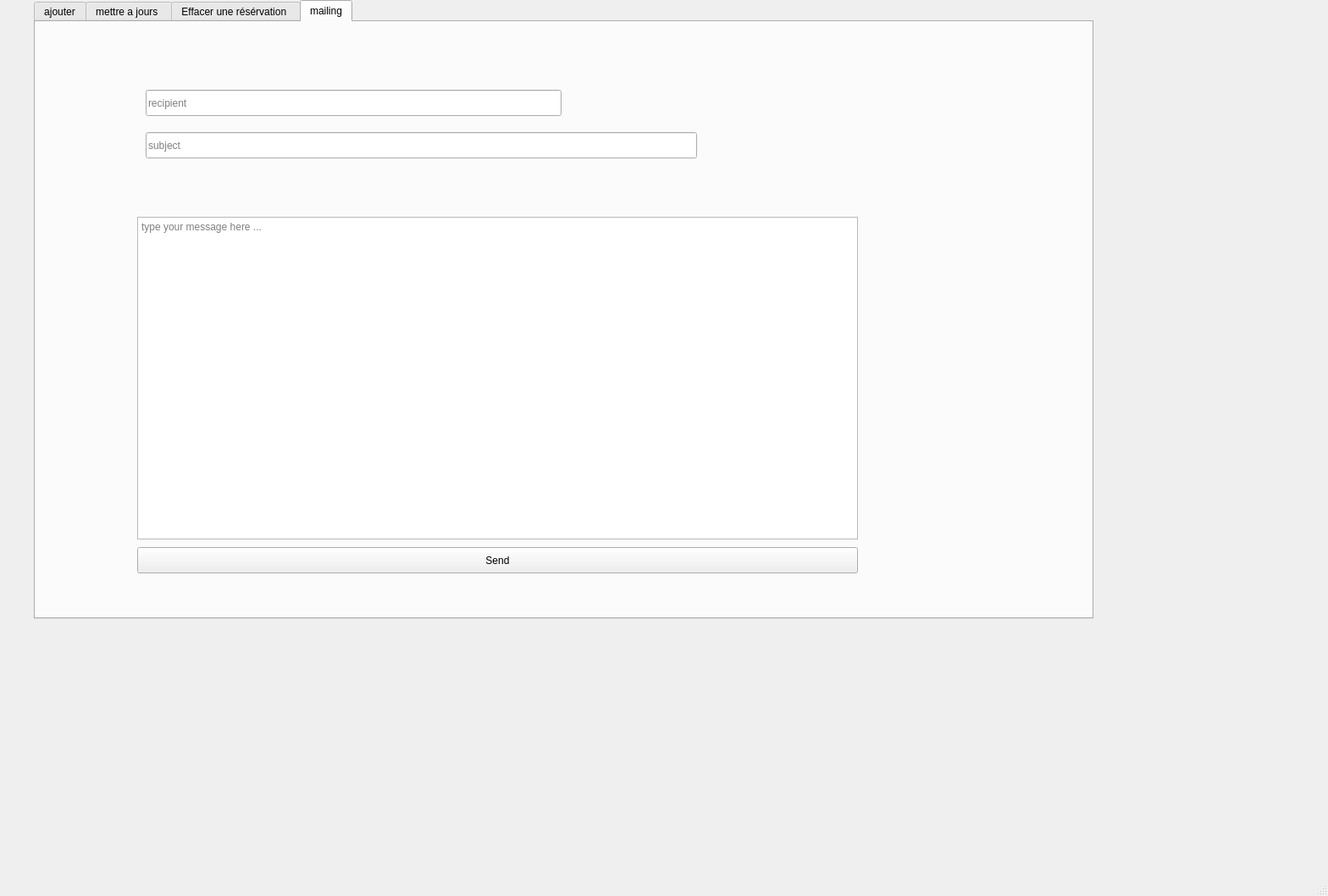
<?xml version="1.0" encoding="UTF-8"?>
<ui version="4.0">
 <class>MainWindow</class>
 <widget class="QMainWindow" name="MainWindow">
  <property name="geometry">
   <rect>
    <x>0</x>
    <y>0</y>
    <width>1568</width>
    <height>1058</height>
   </rect>
  </property>
  <property name="windowTitle">
   <string>MainWindow</string>
  </property>
  <property name="styleSheet">
   <string notr="true">QPushButton {
/*background-color: red;*/
border-style: outset;
border-width: 2px;
border-radius: 10px;
border-color: black;
font: bold 14px;
min-width: 10em;
padding: 6px;
}
QPushButton:pressed {
background-color: rgb(0, 0, 0);
border-style: inset;
}

QGroupBox {
border: 1px solid gray;
border-color: #FF17365D;
margin-top: 27px;
font-size: 14px;
border-bottom-left-radius: 15px;
border-bottom-right-radius: 15px;
}

QGroupBox::title {
subcontrol-origin: margin;
subcontrol-position: top center;
border-top-left-radius: 15px;
border-top-right-radius: 15px;
padding: 5px 150px;
background-color: rgb(0, 0, 0);
color: rgb(255, 255, 255);
}
QLabel
{
border: 2px solid black;
border-radius: 4px;
padding: 2px;
background-image: rgb(255,255,255)
}
QLineEdit {
border: 2px solid gray;
border-radius: 10px;
padding: 0 8px;
/*background: yellow;*/
selection-background-color: darkgray;
}
/*QTableView QTableCornerButton::section {
background: ;
border: 2px outset red;
}*/
QTabWidget::pane { /* The tab widget frame */
border-top: 2px solid #C2C7CB;
position: absolute;
top: -0.5em;
}

QTabWidget::tab-bar {
alignment: center;
}
background-color: rgb(210, 210, 210);
</string>
  </property>
  <widget class="QWidget" name="centralwidget">
   <widget class="QTabWidget" name="tabWidget">
    <property name="geometry">
     <rect>
      <x>40</x>
      <y>0</y>
      <width>1251</width>
      <height>731</height>
     </rect>
    </property>
    <property name="currentIndex">
     <number>3</number>
    </property>
    <widget class="QWidget" name="tab">
     <attribute name="title">
      <string>ajouter</string>
     </attribute>
     <widget class="QGroupBox" name="groupBox">
      <property name="geometry">
       <rect>
        <x>40</x>
        <y>40</y>
        <width>1061</width>
        <height>611</height>
       </rect>
      </property>
      <property name="title">
       <string>Donnner vos informations </string>
      </property>
      <widget class="QLabel" name="label">
       <property name="geometry">
        <rect>
         <x>270</x>
         <y>110</y>
         <width>151</width>
         <height>31</height>
        </rect>
       </property>
       <property name="text">
        <string>Nom         : </string>
       </property>
      </widget>
      <widget class="QLabel" name="label_2">
       <property name="geometry">
        <rect>
         <x>270</x>
         <y>160</y>
         <width>151</width>
         <height>31</height>
        </rect>
       </property>
       <property name="text">
        <string>Prénom     :</string>
       </property>
      </widget>
      <widget class="QLineEdit" name="le_nomres">
       <property name="geometry">
        <rect>
         <x>510</x>
         <y>110</y>
         <width>201</width>
         <height>31</height>
        </rect>
       </property>
      </widget>
      <widget class="QLineEdit" name="le_prenomres">
       <property name="geometry">
        <rect>
         <x>510</x>
         <y>160</y>
         <width>201</width>
         <height>31</height>
        </rect>
       </property>
      </widget>
      <widget class="QLineEdit" name="le_numres">
       <property name="geometry">
        <rect>
         <x>510</x>
         <y>211</y>
         <width>201</width>
         <height>31</height>
        </rect>
       </property>
      </widget>
      <widget class="QLabel" name="label_3">
       <property name="geometry">
        <rect>
         <x>270</x>
         <y>210</y>
         <width>151</width>
         <height>31</height>
        </rect>
       </property>
       <property name="text">
        <string>Numero de téléphone :</string>
       </property>
      </widget>
      <widget class="QLabel" name="label_4">
       <property name="geometry">
        <rect>
         <x>270</x>
         <y>260</y>
         <width>151</width>
         <height>31</height>
        </rect>
       </property>
       <property name="text">
        <string>ID de résérvation       :</string>
       </property>
      </widget>
      <widget class="QLineEdit" name="le_idres">
       <property name="geometry">
        <rect>
         <x>510</x>
         <y>260</y>
         <width>201</width>
         <height>31</height>
        </rect>
       </property>
      </widget>
      <widget class="QLineEdit" name="le_prixres">
       <property name="geometry">
        <rect>
         <x>510</x>
         <y>301</y>
         <width>201</width>
         <height>31</height>
        </rect>
       </property>
      </widget>
      <widget class="QLabel" name="label_5">
       <property name="geometry">
        <rect>
         <x>270</x>
         <y>310</y>
         <width>151</width>
         <height>31</height>
        </rect>
       </property>
       <property name="text">
        <string>Prix                          : </string>
       </property>
      </widget>
      <widget class="QLabel" name="label_6">
       <property name="geometry">
        <rect>
         <x>270</x>
         <y>360</y>
         <width>151</width>
         <height>31</height>
        </rect>
       </property>
       <property name="text">
        <string>Type de Résérvation   :</string>
       </property>
      </widget>
      <widget class="QGroupBox" name="groupBox_2">
       <property name="geometry">
        <rect>
         <x>729</x>
         <y>150</y>
         <width>311</width>
         <height>241</height>
        </rect>
       </property>
       <property name="title">
        <string>QR code </string>
       </property>
       <widget class="QLabel" name="qr_code">
        <property name="geometry">
         <rect>
          <x>70</x>
          <y>50</y>
          <width>191</width>
          <height>171</height>
         </rect>
        </property>
        <property name="text">
         <string/>
        </property>
       </widget>
      </widget>
      <widget class="QLabel" name="label_8">
       <property name="geometry">
        <rect>
         <x>270</x>
         <y>410</y>
         <width>151</width>
         <height>31</height>
        </rect>
       </property>
       <property name="text">
        <string>Date                         :</string>
       </property>
      </widget>
      <widget class="QPushButton" name="pb_ajouterres">
       <property name="geometry">
        <rect>
         <x>850</x>
         <y>550</y>
         <width>186</width>
         <height>41</height>
        </rect>
       </property>
       <property name="text">
        <string>Ajouter </string>
       </property>
      </widget>
      <widget class="QPushButton" name="pb_ignorerres">
       <property name="geometry">
        <rect>
         <x>660</x>
         <y>550</y>
         <width>186</width>
         <height>41</height>
        </rect>
       </property>
       <property name="text">
        <string>Ignorer</string>
       </property>
      </widget>
      <widget class="QLineEdit" name="cb_typeres">
       <property name="geometry">
        <rect>
         <x>510</x>
         <y>360</y>
         <width>201</width>
         <height>31</height>
        </rect>
       </property>
      </widget>
      <widget class="QDateEdit" name="le_dateres">
       <property name="geometry">
        <rect>
         <x>530</x>
         <y>420</y>
         <width>110</width>
         <height>22</height>
        </rect>
       </property>
      </widget>
      <widget class="QPushButton" name="Calendrier">
       <property name="geometry">
        <rect>
         <x>780</x>
         <y>410</y>
         <width>186</width>
         <height>28</height>
        </rect>
       </property>
       <property name="text">
        <string>Calendrier</string>
       </property>
      </widget>
     </widget>
    </widget>
    <widget class="QWidget" name="tab_2">
     <attribute name="title">
      <string>mettre a jours </string>
     </attribute>
     <widget class="QGroupBox" name="groupBox_3">
      <property name="geometry">
       <rect>
        <x>0</x>
        <y>30</y>
        <width>671</width>
        <height>611</height>
       </rect>
      </property>
      <property name="title">
       <string>Les Résérvations </string>
      </property>
      <widget class="QTableView" name="tab_res">
       <property name="geometry">
        <rect>
         <x>10</x>
         <y>50</y>
         <width>651</width>
         <height>501</height>
        </rect>
       </property>
      </widget>
      <widget class="QPushButton" name="pushButton_4">
       <property name="geometry">
        <rect>
         <x>250</x>
         <y>560</y>
         <width>186</width>
         <height>28</height>
        </rect>
       </property>
       <property name="text">
        <string>Version PDF</string>
       </property>
      </widget>
     </widget>
     <widget class="QGroupBox" name="groupBox_4">
      <property name="geometry">
       <rect>
        <x>690</x>
        <y>30</y>
        <width>551</width>
        <height>371</height>
       </rect>
      </property>
      <property name="title">
       <string>Modifier une résérvation </string>
      </property>
      <widget class="QLineEdit" name="le_idmres">
       <property name="geometry">
        <rect>
         <x>270</x>
         <y>170</y>
         <width>221</width>
         <height>31</height>
        </rect>
       </property>
      </widget>
      <widget class="QLabel" name="label_9">
       <property name="geometry">
        <rect>
         <x>20</x>
         <y>170</y>
         <width>171</width>
         <height>31</height>
        </rect>
       </property>
       <property name="text">
        <string>ID de résérvation : </string>
       </property>
      </widget>
      <widget class="QPushButton" name="pushButton_2">
       <property name="geometry">
        <rect>
         <x>270</x>
         <y>330</y>
         <width>221</width>
         <height>31</height>
        </rect>
       </property>
       <property name="text">
        <string>Modifier </string>
       </property>
      </widget>
      <widget class="QLabel" name="label_7">
       <property name="geometry">
        <rect>
         <x>20</x>
         <y>50</y>
         <width>171</width>
         <height>31</height>
        </rect>
       </property>
       <property name="text">
        <string>Nom                    :</string>
       </property>
      </widget>
      <widget class="QLabel" name="label_11">
       <property name="geometry">
        <rect>
         <x>20</x>
         <y>90</y>
         <width>171</width>
         <height>31</height>
        </rect>
       </property>
       <property name="text">
        <string>Prenom               :</string>
       </property>
      </widget>
      <widget class="QLineEdit" name="le_prenommres">
       <property name="geometry">
        <rect>
         <x>270</x>
         <y>90</y>
         <width>221</width>
         <height>31</height>
        </rect>
       </property>
      </widget>
      <widget class="QLineEdit" name="le_nommres">
       <property name="geometry">
        <rect>
         <x>270</x>
         <y>50</y>
         <width>221</width>
         <height>31</height>
        </rect>
       </property>
      </widget>
      <widget class="QLineEdit" name="le_nummres">
       <property name="geometry">
        <rect>
         <x>270</x>
         <y>130</y>
         <width>221</width>
         <height>31</height>
        </rect>
       </property>
      </widget>
      <widget class="QLabel" name="label_12">
       <property name="geometry">
        <rect>
         <x>20</x>
         <y>130</y>
         <width>171</width>
         <height>31</height>
        </rect>
       </property>
       <property name="text">
        <string>Num                   :</string>
       </property>
      </widget>
      <widget class="QLineEdit" name="le_prixmres">
       <property name="geometry">
        <rect>
         <x>270</x>
         <y>210</y>
         <width>221</width>
         <height>31</height>
        </rect>
       </property>
      </widget>
      <widget class="QLabel" name="label_13">
       <property name="geometry">
        <rect>
         <x>20</x>
         <y>210</y>
         <width>171</width>
         <height>31</height>
        </rect>
       </property>
       <property name="text">
        <string>Prix                    :</string>
       </property>
      </widget>
      <widget class="QLineEdit" name="le_typemres">
       <property name="geometry">
        <rect>
         <x>270</x>
         <y>250</y>
         <width>221</width>
         <height>31</height>
        </rect>
       </property>
      </widget>
      <widget class="QLabel" name="label_14">
       <property name="geometry">
        <rect>
         <x>20</x>
         <y>250</y>
         <width>171</width>
         <height>31</height>
        </rect>
       </property>
       <property name="text">
        <string>Type                  :</string>
       </property>
      </widget>
      <widget class="QLabel" name="label_15">
       <property name="geometry">
        <rect>
         <x>20</x>
         <y>290</y>
         <width>171</width>
         <height>31</height>
        </rect>
       </property>
       <property name="text">
        <string>Date                   :</string>
       </property>
      </widget>
      <widget class="QDateEdit" name="le_datemres">
       <property name="geometry">
        <rect>
         <x>280</x>
         <y>290</y>
         <width>110</width>
         <height>22</height>
        </rect>
       </property>
      </widget>
     </widget>
     <widget class="QGroupBox" name="groupBox_5">
      <property name="geometry">
       <rect>
        <x>690</x>
        <y>410</y>
        <width>551</width>
        <height>241</height>
       </rect>
      </property>
      <property name="title">
       <string>trier/rechercher </string>
      </property>
      <widget class="QPushButton" name="trires">
       <property name="geometry">
        <rect>
         <x>340</x>
         <y>120</y>
         <width>201</width>
         <height>31</height>
        </rect>
       </property>
       <property name="text">
        <string>Trier ID</string>
       </property>
      </widget>
      <widget class="QLabel" name="label_16">
       <property name="geometry">
        <rect>
         <x>10</x>
         <y>60</y>
         <width>301</width>
         <height>31</height>
        </rect>
       </property>
       <property name="text">
        <string>chercher : </string>
       </property>
      </widget>
      <widget class="QPushButton" name="triertype">
       <property name="geometry">
        <rect>
         <x>340</x>
         <y>80</y>
         <width>201</width>
         <height>31</height>
        </rect>
       </property>
       <property name="text">
        <string>Trier type</string>
       </property>
      </widget>
      <widget class="QPushButton" name="triernum">
       <property name="geometry">
        <rect>
         <x>340</x>
         <y>160</y>
         <width>201</width>
         <height>31</height>
        </rect>
       </property>
       <property name="text">
        <string>Trier Num</string>
       </property>
      </widget>
      <widget class="QLineEdit" name="le_cherherres">
       <property name="geometry">
        <rect>
         <x>10</x>
         <y>100</y>
         <width>113</width>
         <height>31</height>
        </rect>
       </property>
      </widget>
      <widget class="QPushButton" name="chercherres">
       <property name="geometry">
        <rect>
         <x>130</x>
         <y>100</y>
         <width>186</width>
         <height>31</height>
        </rect>
       </property>
       <property name="text">
        <string>id</string>
       </property>
      </widget>
      <widget class="QPushButton" name="chercherrestype">
       <property name="geometry">
        <rect>
         <x>130</x>
         <y>140</y>
         <width>186</width>
         <height>31</height>
        </rect>
       </property>
       <property name="text">
        <string>type</string>
       </property>
      </widget>
      <widget class="QPushButton" name="chercherresnom">
       <property name="geometry">
        <rect>
         <x>130</x>
         <y>180</y>
         <width>186</width>
         <height>31</height>
        </rect>
       </property>
       <property name="text">
        <string>nom</string>
       </property>
      </widget>
      <widget class="QLineEdit" name="le_cherherrest">
       <property name="geometry">
        <rect>
         <x>10</x>
         <y>140</y>
         <width>113</width>
         <height>31</height>
        </rect>
       </property>
      </widget>
      <widget class="QLineEdit" name="le_cherherresn">
       <property name="geometry">
        <rect>
         <x>10</x>
         <y>180</y>
         <width>113</width>
         <height>31</height>
        </rect>
       </property>
      </widget>
     </widget>
    </widget>
    <widget class="QWidget" name="tab_4">
     <attribute name="title">
      <string>Effacer une résérvation </string>
     </attribute>
     <widget class="QPushButton" name="supprmierres">
      <property name="geometry">
       <rect>
        <x>510</x>
        <y>340</y>
        <width>186</width>
        <height>31</height>
       </rect>
      </property>
      <property name="text">
       <string>supprimer</string>
      </property>
     </widget>
     <widget class="QLabel" name="label_10">
      <property name="geometry">
       <rect>
        <x>330</x>
        <y>160</y>
        <width>171</width>
        <height>41</height>
       </rect>
      </property>
      <property name="text">
       <string>Donner ID de résérvation : </string>
      </property>
     </widget>
     <widget class="QLineEdit" name="le_suppres">
      <property name="geometry">
       <rect>
        <x>570</x>
        <y>160</y>
        <width>201</width>
        <height>41</height>
       </rect>
      </property>
     </widget>
    </widget>
    <widget class="QWidget" name="tab_5">
     <attribute name="title">
      <string>mailing</string>
     </attribute>
     <widget class="QPushButton" name="sendBtn">
      <property name="geometry">
       <rect>
        <x>120</x>
        <y>620</y>
        <width>851</width>
        <height>31</height>
       </rect>
      </property>
      <property name="text">
       <string>Send</string>
      </property>
     </widget>
     <widget class="QLineEdit" name="rcpt">
      <property name="geometry">
       <rect>
        <x>130</x>
        <y>80</y>
        <width>491</width>
        <height>31</height>
       </rect>
      </property>
      <property name="placeholderText">
       <string>recipient</string>
      </property>
     </widget>
     <widget class="QTextEdit" name="msg">
      <property name="geometry">
       <rect>
        <x>120</x>
        <y>230</y>
        <width>851</width>
        <height>381</height>
       </rect>
      </property>
      <property name="placeholderText">
       <string>type your message here ...</string>
      </property>
     </widget>
     <widget class="QLineEdit" name="subject">
      <property name="geometry">
       <rect>
        <x>130</x>
        <y>130</y>
        <width>651</width>
        <height>31</height>
       </rect>
      </property>
      <property name="placeholderText">
       <string>subject</string>
      </property>
     </widget>
    </widget>
   </widget>
  </widget>
  <widget class="QMenuBar" name="menubar">
   <property name="geometry">
    <rect>
     <x>0</x>
     <y>0</y>
     <width>1568</width>
     <height>26</height>
    </rect>
   </property>
  </widget>
  <widget class="QStatusBar" name="statusbar"/>
 </widget>
 <resources/>
 <connections/>
</ui>
